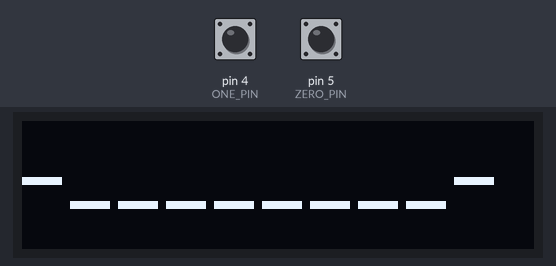
Simulated run of this sketch. Board: Arduino Leonardo, built with avr-gcc and run on an emulated ATmega32U4. Parts: 128×32 one-colour display. Inputs (shaded band) come from the test bench; at power-on: pin 4 (ONE_PIN) HIGH, pin 5 (ZERO_PIN) HIGH. USB keyboard and mouse output is not drawn.

Above: at 1.2 s.
1.3 s: pin 4 (ONE_PIN) pulled LOW for 0.15 s
At 1.7 s:
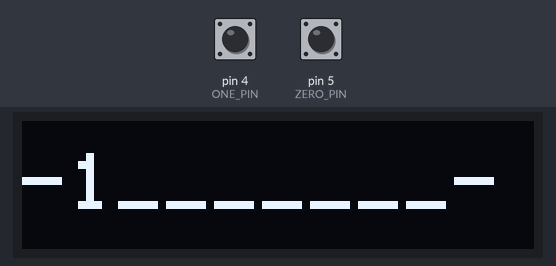
2.9 s: pin 5 (ZERO_PIN) pulled LOW for 0.15 s
At 4.1 s:
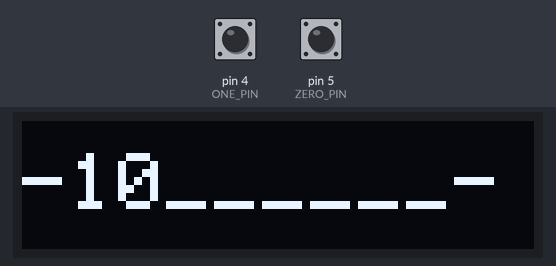
4.5 s: pin 4 (ONE_PIN) pulled LOW for 1 s
At 6.6 s:
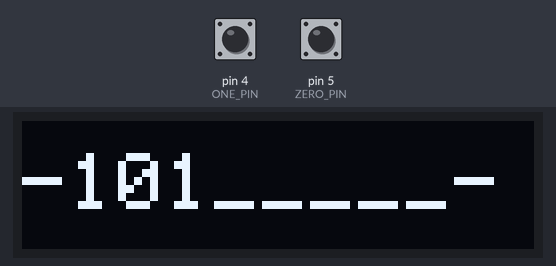
7.0 s: pin 5 (ZERO_PIN) pulled LOW for 1 s
At 9.2 s:
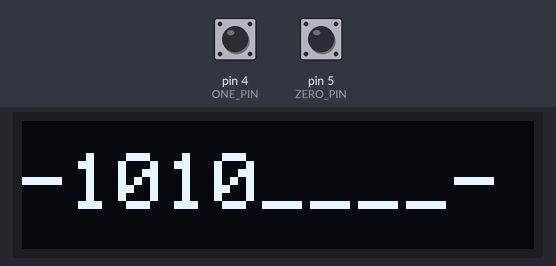
9.5 s: pin 4 (ONE_PIN) pulsed LOW 5 times (0.12 s each, 0.3 s apart)
At 10.41 s:
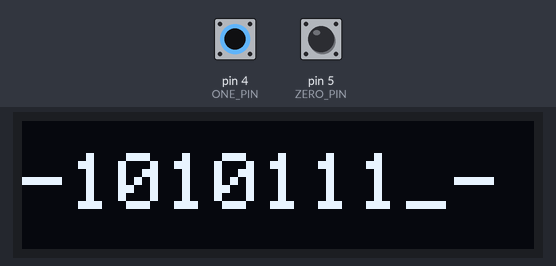
Timing chart, 0 to 12.5 s (numbered marks = the images above; inputs shaded):
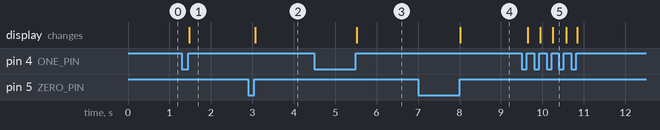

The sketch:

binary_keyboard.ino
```cpp
#include <SPI.h>
#include <Wire.h>
#include <Adafruit_GFX.h>
#include <Adafruit_SSD1306.h>
#include <Keyboard.h>

#define SCREEN_WIDTH 128
#define SCREEN_HEIGHT 32

#define OLED_RESET -1
Adafruit_SSD1306 display(SCREEN_WIDTH, SCREEN_HEIGHT, &Wire, OLED_RESET);

#define ZERO_PIN 5
#define ONE_PIN 4

// I wanted to use interrupts but I couldn't get it working
// I'll research it more later
bool zeroPressed = true;
bool onePressed = true;

unsigned int currentByte = 0;
unsigned int count = 0;

String debugData = "";

/**
 * Welcome to hacky hack ville, population: this code
 * Warning, may(does) contain, bad practices because it's 3AM and I'm tired
 */
void setup() {
  Serial.begin(9600);

  pinMode(ZERO_PIN, INPUT_PULLUP);
  pinMode(ONE_PIN, INPUT_PULLUP);

  Keyboard.begin();


  // Generate display voltage from 3.3 internally - from SSD1306 example
  if (!display.begin(SSD1306_SWITCHCAPVCC, 0x3C)) {
    Serial.println(F("Display failed to load"));
    for (;;); // go into permanenet loop so we don't break stuff
  }

  drawBits();
}

void loop() {
  delay(10);

  if (clicked(&zeroPressed, ZERO_PIN)) {
    addBit(0);
  }
  if (clicked(&onePressed, ONE_PIN)) {
    addBit(1);
  }
}

bool clicked(bool *isPressed, int pin) {
  if (digitalRead(pin) == HIGH && !(*isPressed)) {
    *isPressed = true;
    return true;
  } else if (digitalRead(pin) == LOW) {
    *isPressed = false;
  }

  return false;
}

void addBit(int b) {
  // Shift bits left
  currentByte <<= 1;
  // Modify least significant bit
  currentByte |= b;

  count++;

  if (count == 8) {
    Keyboard.write((int)currentByte);
    currentByte = 0;
    count = 0;
  }

  drawBits();
}

void drawBits() {
  display.clearDisplay();
  display.setTextSize(2);
  display.setTextColor(SSD1306_WHITE);
  display.setCursor(0,8);
  String output = "-";

  for (int i = count; i > 0; i--) {
    output += ((currentByte >> i-1) & 1) == 0 ? "0" : "1";
  }

  for (int i = count; i <= 7; i++) {
    output += "_";
  }

  output += "-";

  display.println(output);
  display.display();
}
```

Measured:
- after the input at 1.3 s, the display: changes after 0.17 s (image 1)
- after the input at 2.9 s, the display: changes after 0.17 s (image 2)
- after the input at 4.5 s, the display: changes after 1.0 s (image 3)
- after the input at 7.0 s, the display: changes after 1.0 s (image 4)
- after the input at 9.5 s, the display: first changes after 0.14 s (image 5 shows a later state)
